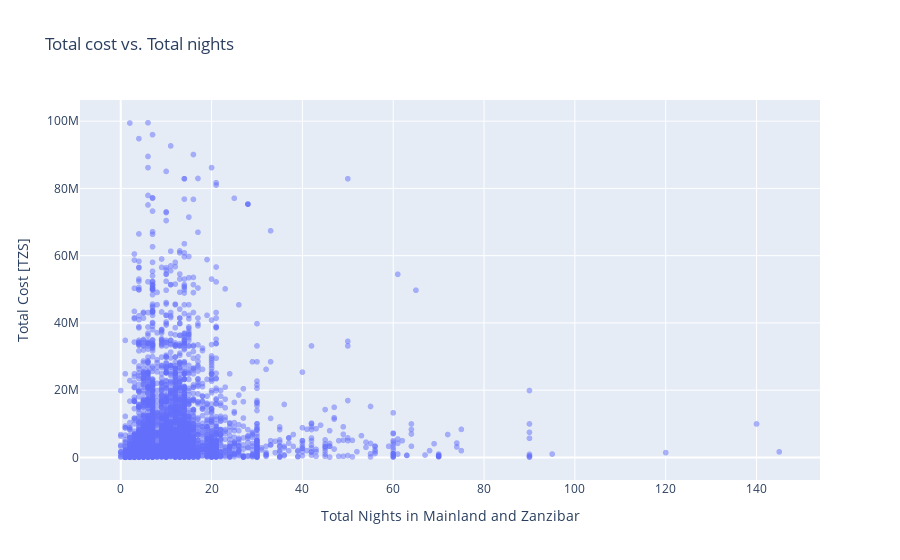

Source (notebook cell):
### Code cell
import plotly.offline as ply
import plotly.graph_objs as go
ply.init_notebook_mode(connected=True)

from matplotlib.ticker import PercentFormatter
plt.rcParams.update({ "figure.figsize" : (8, 5),"axes.facecolor" : "white", "axes.edgecolor":  "black"})
plt.rcParams["figure.facecolor"]= "w"
pd.plotting.register_matplotlib_converters()
pd.set_option('display.float_format', lambda x: '%.3f' % x)

# total_cost vs. night in mainland


trace1 = go.Scattergl(
    x=Train_data.total_nights,
    y=Train_data.total_cost,
    mode='markers',
    marker=dict(
        opacity=0.5
    ),
    
)
data=[trace1]

layout = go.Layout(
    title='Total cost vs. Total nights',
    xaxis=dict(
        title='Total Nights in Mainland and Zanzibar'
    ),
    yaxis=dict(
        title='Total Cost [TZS]'
    ),
    hovermode='closest',
    
)

fig = go.Figure(data=data, layout=layout)

ply.iplot(fig)

### Figure 1 — Plotly figure (JSON) as saved in the notebook; plotly's stock layout.template omitted (floating-point values rounded to 4 significant figures; data arrays with more than 128 entries replaced by an {"elided": "..."} marker saying what was removed)
{"data": [{"marker": {"opacity": 0.5}, "mode": "markers", "type": "scattergl", "x": {"elided": "4809 int values"}, "y": {"elided": "4809 float values"}}], "layout": {"hovermode": "closest", "title": {"text": "Total cost vs. Total nights"}, "xaxis": {"title": {"text": "Total Nights in Mainland and Zanzibar"}}, "yaxis": {"title": {"text": "Total Cost [TZS]"}}}}
